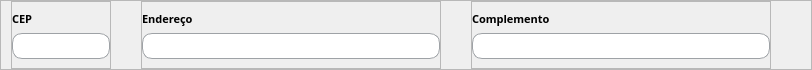
           <widget class="QFrame" name="frame_28">
            <property name="sizePolicy">
             <sizepolicy hsizetype="Preferred" vsizetype="Expanding">
              <horstretch>0</horstretch>
              <verstretch>0</verstretch>
             </sizepolicy>
            </property>
            <property name="minimumSize">
             <size>
              <width>0</width>
              <height>70</height>
             </size>
            </property>
            <property name="maximumSize">
             <size>
              <width>16777215</width>
              <height>70</height>
             </size>
            </property>
            <property name="frameShape">
             <enum>QFrame::StyledPanel</enum>
            </property>
            <property name="frameShadow">
             <enum>QFrame::Raised</enum>
            </property>
            <layout class="QGridLayout" name="gridLayout_25">
             <property name="leftMargin">
              <number>10</number>
             </property>
             <property name="topMargin">
              <number>0</number>
             </property>
             <property name="rightMargin">
              <number>0</number>
             </property>
             <property name="bottomMargin">
              <number>0</number>
             </property>
             <property name="horizontalSpacing">
              <number>30</number>
             </property>
             <property name="verticalSpacing">
              <number>9</number>
             </property>
             <item row="0" column="1">
              <widget class="QFrame" name="frame_48">
               <property name="sizePolicy">
                <sizepolicy hsizetype="Expanding" vsizetype="Preferred">
                 <horstretch>0</horstretch>
                 <verstretch>0</verstretch>
                </sizepolicy>
               </property>
               <property name="minimumSize">
                <size>
                 <width>300</width>
                 <height>0</height>
                </size>
               </property>
               <property name="maximumSize">
                <size>
                 <width>400</width>
                 <height>70</height>
                </size>
               </property>
               <property name="frameShape">
                <enum>QFrame::StyledPanel</enum>
               </property>
               <property name="frameShadow">
                <enum>QFrame::Raised</enum>
               </property>
               <layout class="QGridLayout" name="gridLayout_44">
                <property name="leftMargin">
                 <number>0</number>
                </property>
                <property name="topMargin">
                 <number>9</number>
                </property>
                <property name="rightMargin">
                 <number>0</number>
                </property>
                <item row="0" column="0">
                 <widget class="QLabel" name="label_38">
                  <property name="font">
                   <font>
                    <family>Raleway</family>
                    <pointsize>8</pointsize>
                    <weight>75</weight>
                    <bold>true</bold>
                   </font>
                  </property>
                  <property name="text">
                   <string>Endereço</string>
                  </property>
                 </widget>
                </item>
                <item row="1" column="0">
                 <widget class="QLineEdit" name="input_endereco">
                  <property name="sizePolicy">
                   <sizepolicy hsizetype="Expanding" vsizetype="Expanding">
                    <horstretch>0</horstretch>
                    <verstretch>0</verstretch>
                   </sizepolicy>
                  </property>
                  <property name="maximumSize">
                   <size>
                    <width>16777215</width>
                    <height>30</height>
                   </size>
                  </property>
                  <property name="font">
                   <font>
                    <family>Raleway</family>
                   </font>
                  </property>
                  <property name="styleSheet">
                   <string notr="true">QLineEdit {
	background-color:white;
	border-radius: 10px;
	border: 1px solid rgb(158, 162, 166);
	padding-left: 20px;
}</string>
                  </property>
                 </widget>
                </item>
               </layout>
              </widget>
             </item>
             <item row="0" column="2">
              <widget class="QFrame" name="frame_44">
               <property name="sizePolicy">
                <sizepolicy hsizetype="Expanding" vsizetype="Preferred">
                 <horstretch>0</horstretch>
                 <verstretch>0</verstretch>
                </sizepolicy>
               </property>
               <property name="minimumSize">
                <size>
                 <width>300</width>
                 <height>0</height>
                </size>
               </property>
               <property name="maximumSize">
                <size>
                 <width>300</width>
                 <height>70</height>
                </size>
               </property>
               <property name="frameShape">
                <enum>QFrame::StyledPanel</enum>
               </property>
               <property name="frameShadow">
                <enum>QFrame::Raised</enum>
               </property>
               <layout class="QGridLayout" name="gridLayout_39">
                <property name="leftMargin">
                 <number>0</number>
                </property>
                <property name="topMargin">
                 <number>9</number>
                </property>
                <property name="rightMargin">
                 <number>0</number>
                </property>
                <item row="1" column="0">
                 <widget class="QLineEdit" name="input_complemento">
                  <property name="sizePolicy">
                   <sizepolicy hsizetype="Expanding" vsizetype="Expanding">
                    <horstretch>0</horstretch>
                    <verstretch>0</verstretch>
                   </sizepolicy>
                  </property>
                  <property name="maximumSize">
                   <size>
                    <width>16777215</width>
                    <height>30</height>
                   </size>
                  </property>
                  <property name="font">
                   <font>
                    <family>Raleway</family>
                   </font>
                  </property>
                  <property name="styleSheet">
                   <string notr="true">QLineEdit {
	background-color:white;
	border-radius: 10px;
	border: 1px solid rgb(158, 162, 166);
	padding-left: 20px;
}</string>
                  </property>
                 </widget>
                </item>
                <item row="0" column="0">
                 <widget class="QLabel" name="label_28">
                  <property name="font">
                   <font>
                    <family>Raleway</family>
                    <pointsize>8</pointsize>
                    <weight>75</weight>
                    <bold>true</bold>
                   </font>
                  </property>
                  <property name="text">
                   <string>Complemento</string>
                  </property>
                 </widget>
                </item>
               </layout>
              </widget>
             </item>
             <item row="0" column="0">
              <widget class="QFrame" name="frame_49">
               <property name="minimumSize">
                <size>
                 <width>100</width>
                 <height>0</height>
                </size>
               </property>
               <property name="maximumSize">
                <size>
                 <width>100</width>
                 <height>70</height>
                </size>
               </property>
               <property name="frameShape">
                <enum>QFrame::StyledPanel</enum>
               </property>
               <property name="frameShadow">
                <enum>QFrame::Raised</enum>
               </property>
               <layout class="QGridLayout" name="gridLayout_45">
                <property name="leftMargin">
                 <number>0</number>
                </property>
                <property name="topMargin">
                 <number>9</number>
                </property>
                <property name="rightMargin">
                 <number>0</number>
                </property>
                <item row="0" column="0">
                 <widget class="QLabel" name="label_40">
                  <property name="font">
                   <font>
                    <family>Raleway</family>
                    <pointsize>8</pointsize>
                    <weight>75</weight>
                    <bold>true</bold>
                   </font>
                  </property>
                  <property name="text">
                   <string>CEP</string>
                  </property>
                 </widget>
                </item>
                <item row="1" column="0">
                 <widget class="QLineEdit" name="input_cep">
                  <property name="sizePolicy">
                   <sizepolicy hsizetype="Expanding" vsizetype="Expanding">
                    <horstretch>0</horstretch>
                    <verstretch>0</verstretch>
                   </sizepolicy>
                  </property>
                  <property name="maximumSize">
                   <size>
                    <width>16777215</width>
                    <height>30</height>
                   </size>
                  </property>
                  <property name="font">
                   <font>
                    <family>Raleway</family>
                   </font>
                  </property>
                  <property name="styleSheet">
                   <string notr="true">QLineEdit {
	background-color:white;
	border-radius: 10px;
	border: 1px solid rgb(158, 162, 166);
	padding-left: 20px;
}</string>
                  </property>
                 </widget>
                </item>
               </layout>
              </widget>
             </item>
             <item row="0" column="3">
              <spacer name="horizontalSpacer_10">
               <property name="orientation">
                <enum>Qt::Horizontal</enum>
               </property>
               <property name="sizeHint" stdset="0">
                <size>
                 <width>40</width>
                 <height>20</height>
                </size>
               </property>
              </spacer>
             </item>
            </layout>
           </widget>
